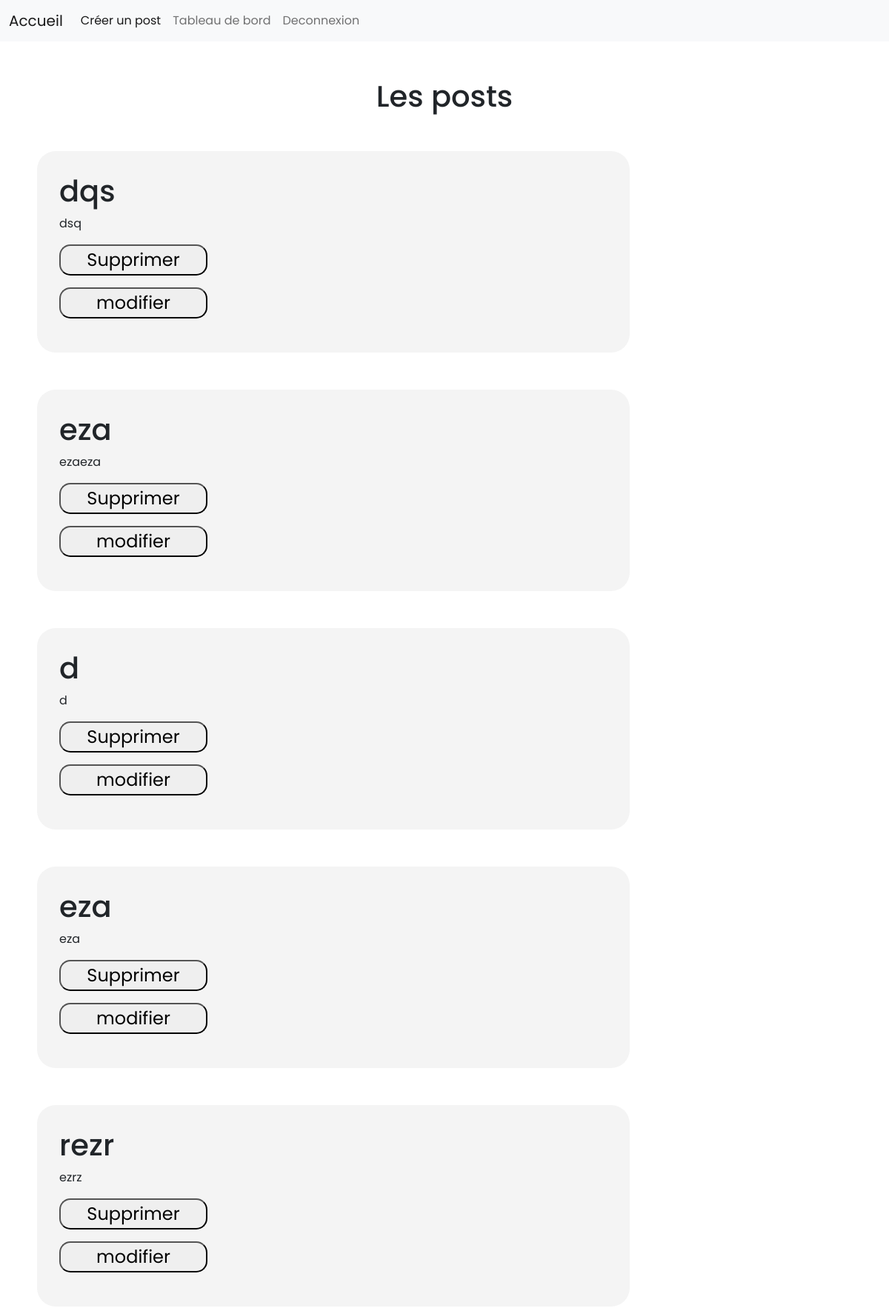
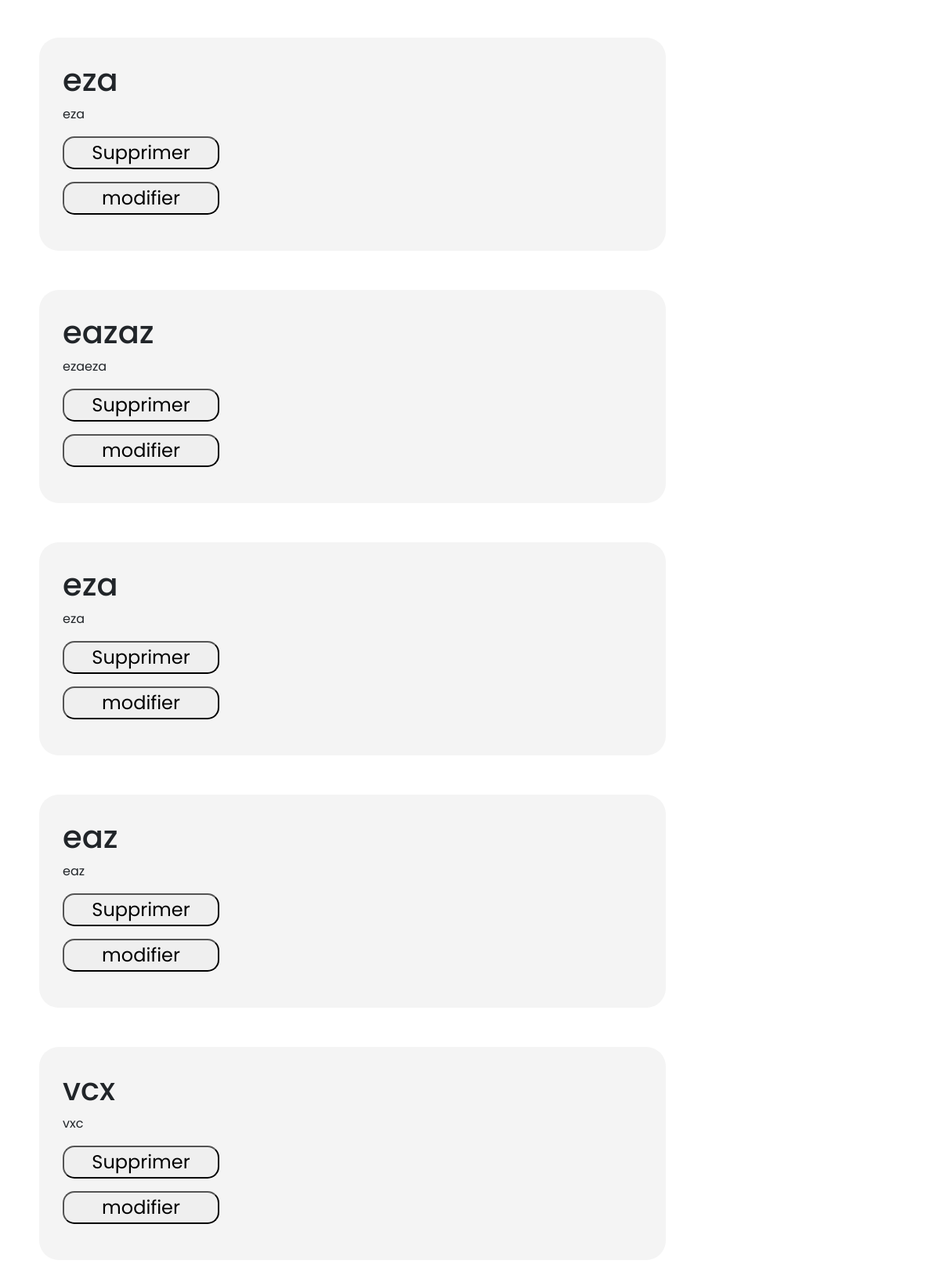
The page / (signed in) on the database its author committed (2 pictures, top to bottom).
### tables this page shows
CREATE TABLE `articles` (
  `id` int NOT NULL,
  `titre` text NOT NULL,
  `contenu` text NOT NULL
);

### src/index.php (the view, shortened to what this page needs)
<?php
include('bdd.php');
include('navbar.php');
?>
<!doctype html>
<html lang="fr">
<head>
    <link rel="stylesheet" href="./css/index.css"/>
</head>
<body>
<h1 style="text-align: center;margin-top:50px ">Les posts</h1>
<?php
$sql = mysqli_query($con, "SELECT * FROM articles") or die('Erreur de la requête SQL');
while ($data = mysqli_fetch_array($sql)) {
?>
<div class="articles-blog">
    <h1><?= $data['titre']; ?></h1>
    <p><?= $data['contenu']; ?></p>
    <form method="POST" action="supprimer-article.php">
        <input type="submit" name="delete" value="Supprimer">
    </form>
    <form method="POST" action="modifier-article.php">
        <input type="submit" name="modifier" value="modifier">
    </form>
</div>
<?php
}
?>
</body>
</html>

### src/navbar.php (shortened to what this page needs)
<head>
    <link rel="stylesheet" href="./css/navbar.css">
    <link href="https://cdn.jsdelivr.net/npm/bootstrap@5.2.2/dist/css/bootstrap.min.css" rel="stylesheet">
</head>
<nav class="navbar navbar-expand-lg bg-light">
    <div class="container-fluid">
        <a class="navbar-brand" href="index.php">Accueil</a>
        <div class="collapse navbar-collapse" id="navbarNav">
            <ul class="navbar-nav">
                <li class="nav-item">
                    <a class="nav-link active" aria-current="page" href="publier-article.php">Créer un post</a>
                </li>
                <li class="nav-item">
                    <a class="nav-link" href="dashboard.php">Tableau de bord</a>
                </li>
                <?php
                if(isset($_SESSION['pseudo'])) {
                    echo '<a class="nav-link" href="deconnexion.php">Deconnexion</a></li>';
                } else {
                    echo '<a class="nav-link"  href="connexion.php">Connexion</a></li>';
                }
                ?>
            </ul>
        </div>
    </div>
</nav>

### src/css/index.css (style rules this page uses)
body { font-family: 'Poppins', sans-serif; }
.articles-blog { padding: 30px; width: 800px; border-radius: 25px; margin: 50px; background-color: #F4F4F4; }
input { width: 200px; font-size: x-large !important; border-radius: 15px !important; }

### rows shown on the page
articles: titre "dqs", contenu "dsq"
articles: titre "eza", contenu "ezaeza"
articles: titre "d", contenu "d"
articles: titre "eza", contenu "eza"
articles: titre "rezr", contenu "ezrz"
articles: titre "eza", contenu "eza"
articles: titre "eazaz", contenu "ezaeza"
articles: titre "eza", contenu "eza"
articles: titre "eaz", contenu "eaz"
articles: titre "vcx", contenu "vxc"
